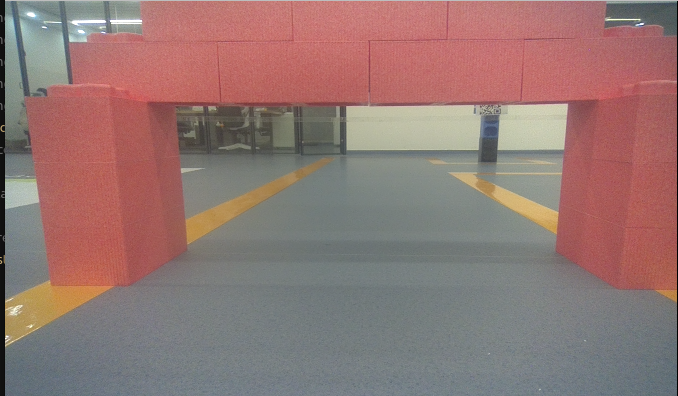
#> input picture yellow_line_ws/img3/14.png, 678 x 396 px
$ python -i analyze_color.py   (imports and definitions only)
#> lines starting #> are read from the running program, lines starting #| are printed output that depends on the picture; after the words box and inside, x2 and y2 are one past the last pixel; in counts of white or black regions, pixels touching at a corner belong together
#!/usr/bin/env python3
"""
颜色分析工具 - 分析图像中的颜色分布，特别是红色区域
用于调试红色限高杆检测的颜色范围设置
"""

import cv2
import numpy as np
import sys
import os

def analyze_image_colors(image_path):
    """分析图像颜色分布"""
#> called with image_path = 'img3/14.png'
    if not os.path.exists(image_path):
        print(f"图片不存在: {image_path}")
        return

    image = cv2.imread(image_path)
#> image is the input picture: shape (396, 678, 3); mean B, G, R 115.1, 118.5, 146.5
    if image is None:
        print(f"无法读取图片: {image_path}")
        return

    print(f"分析图片: {image_path}")
    print(f"图片尺寸: {image.shape}")
#| 图片尺寸: (396, 678, 3)

    # 转换为HSV
    hsv = cv2.cvtColor(image, cv2.COLOR_BGR2HSV)
#> hsv: shape (396, 678, 3); mean H, S, V 57, 60.6, 151.3

    # 创建显示图像
    height, width = image.shape[:2]
#> height = 396; width = 678
    display_image = np.zeros((height, width * 3, 3), dtype=np.uint8)
    display_image[:, :width] = image  # 原图
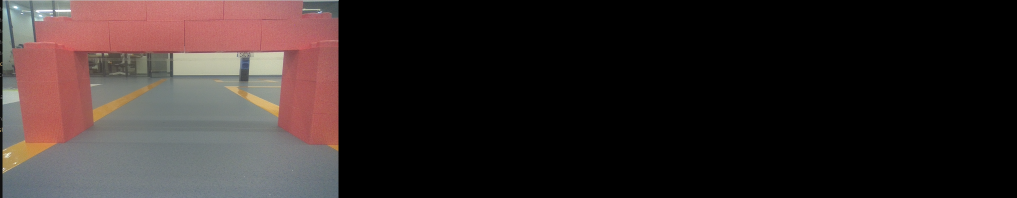
#> display_image: shape (396, 2034, 3) (shown at 1/2 size); mean B, G, R 38.4, 39.5, 48.8

    # 分析红色区域 - 用不同颜色标记不同范围
    red_ranges = [
        # 名称，下限，上限，显示颜色
        ("Red1", [0, 20, 20], [20, 255, 255], (0, 0, 255)),
        ("Red2", [140, 20, 20], [180, 255, 255], (0, 100, 255)),
        ("Orange", [5, 50, 80], [25, 255, 255], (0, 165, 255)),
        ("Dark", [160, 30, 30], [180, 255, 180], (0, 0, 128)),
        ("Wide", [0, 10, 10], [30, 255, 255], (255, 0, 255)),  # 极宽红色范围
    ]

    combined_mask = np.zeros((height, width), dtype=np.uint8)

    for i, (name, lower, upper, color) in enumerate(red_ranges):
        lower_np = np.array(lower)
        upper_np = np.array(upper)
        mask = cv2.inRange(hsv, lower_np, upper_np)

        # 计算覆盖面积
        coverage = np.sum(mask > 0) / (height * width) * 100
        print(f"{name}: HSV[{lower[0]}-{upper[0]}, {lower[1]}-{upper[1]}, {lower[2]}-{upper[2]}] 覆盖: {coverage:.2f}%")

        # 在显示图像上标记
        colored_mask = np.zeros_like(image)
        colored_mask[mask > 0] = color
        display_image[:, width:width*2] = cv2.addWeighted(display_image[:, width:width*2], 0.7, colored_mask, 0.3, 0)

        combined_mask = cv2.bitwise_or(combined_mask, mask)
#> this loop made 5 passes
#> coverage on passes 1 to 5: 37.88, 6.19, 4.02, 4.13, 41.81
#| Red1: HSV[0-20, 20-255, 20-255] 覆盖: 37.88%
#| Red2: HSV[140-180, 20-255, 20-255] 覆盖: 6.19%
#| Orange: HSV[5-25, 50-255, 80-255] 覆盖: 4.02%
#| Dark: HSV[160-180, 30-255, 30-180] 覆盖: 4.13%
#| Wide: HSV[0-30, 10-255, 10-255] 覆盖: 41.81%
#> pass 1, in analyze_image_colors, `mask = cv2.inRange(hsv, lower_np, upper_np)`:
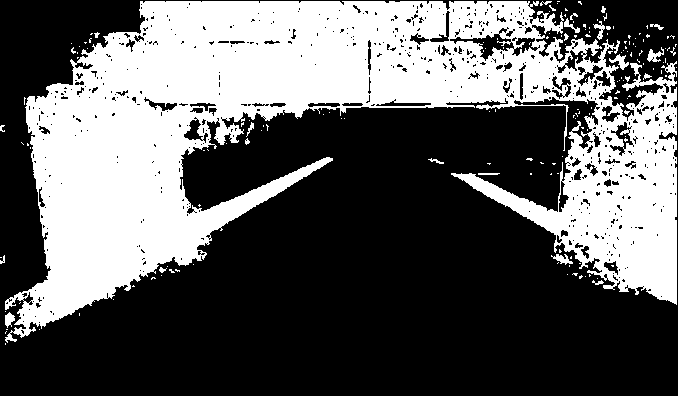
#> mask: shape (396, 678); 37.9% white; 170 white regions (148 under 20 px), largest, box (x1, y1, x2, y2) and area: (5, 1, 677, 343) 100042, (609, 54, 629, 70) 128, (647, 47, 664, 62) 122
#> pass 2, in analyze_image_colors, `mask = cv2.inRange(hsv, lower_np, upper_np)`:
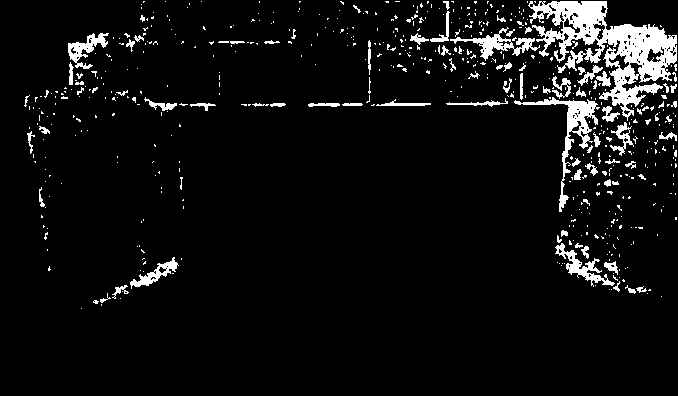
#> mask: shape (396, 678); 6.2% white; 576 white regions (491 under 20 px), largest, box (x1, y1, x2, y2) and area: (528, 1, 677, 121) 6459, (514, 97, 600, 212) 1376, (450, 27, 540, 61) 781
#> pass 3, in analyze_image_colors, `mask = cv2.inRange(hsv, lower_np, upper_np)`:
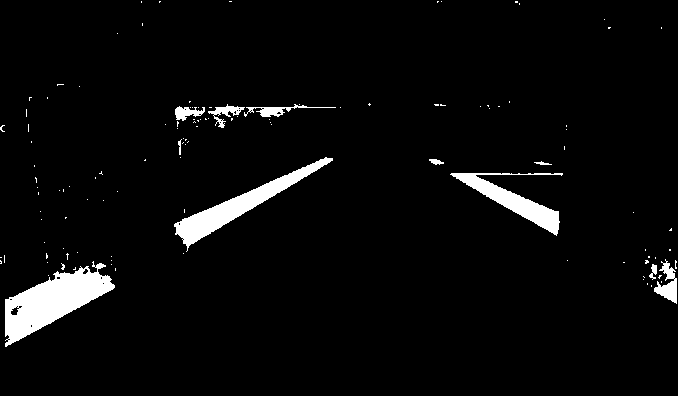
#> mask: shape (396, 678); 4% white; 120 white regions (109 under 20 px), largest, box (x1, y1, x2, y2) and area: (5, 261, 115, 347) 4119, (174, 157, 333, 252) 2795, (450, 173, 563, 236) 1974
#> after the loop: colored_mask: shape (396, 678, 3); mean H, S, V 106.6, 0, 106.6
#> after the loop:
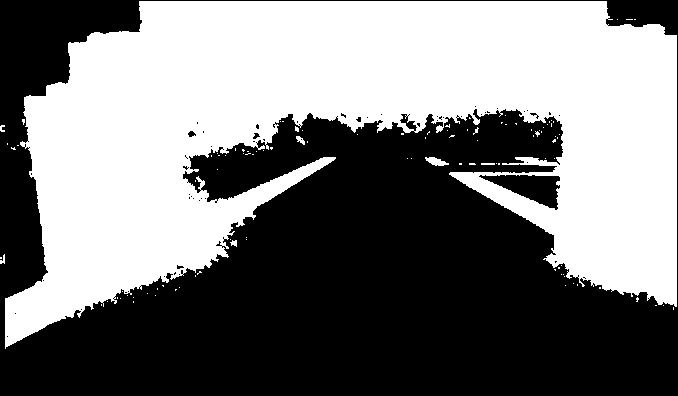
#> combined_mask: shape (396, 678); 48% white; 106 white regions (99 under 20 px), largest, box (x1, y1, x2, y2) and area: (5, 1, 677, 349) 128269, (425, 157, 449, 166) 127, (296, 136, 305, 145) 44
#> after the loop:
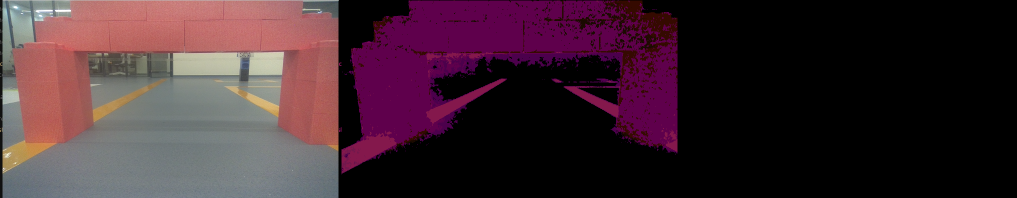
#> display_image: shape (396, 2034, 3) (shown at 1/2 size); 16% of pixels changed, all inside (x1, y1, x2, y2) = (678, 1, 1355, 349)

    # 显示组合掩码
    display_image[:, width*2:width*3, 0] = combined_mask
    display_image[:, width*2:width*3, 1] = combined_mask
    display_image[:, width*2:width*3, 2] = combined_mask

    # 分析HSV直方图
    print("\n=== HSV直方图分析 ===")
    h_hist = cv2.calcHist([hsv], [0], None, [180], [0, 180])
#> h_hist = 180 values, max 32088 at index 1, min 0 at index 61, mean 1491.6
    s_hist = cv2.calcHist([hsv], [1], None, [256], [0, 256])
#> s_hist = 256 values, max 9790 at index 18, min 0 at index 180, mean 1048.8
    v_hist = cv2.calcHist([hsv], [2], None, [256], [0, 256])
#> v_hist = 256 values, max 8925 at index 127, min 0 at index 1, mean 1048.8

    # 找到色相的主要峰值
    h_peaks = []
    for i in range(len(h_hist)):
        if h_hist[i] > height * width * 0.001:  # 超过0.1%的像素
            h_peaks.append((i, h_hist[i][0]))
#> after the loop, h_peaks = 112 pairs, first value 0 to 179, second value 273 to 32088

    h_peaks.sort(key=lambda x: x[1], reverse=True)
    print("主要色相值(前10):")
    for i, (hue, count) in enumerate(h_peaks[:10]):
        percentage = count / (height * width) * 100
        print(f"  H={hue:3d}: {percentage:5.2f}% ({int(count):6d} 像素)")
#> this loop made 10 passes
#> (hue, count, percentage) on passes 1 to 10: (1, 32088, 11.95), (0, 28220, 10.51), (2, 22335, 8.32), (90, 9724, 3.62), (179, 8930, 3.33), (3, 7816, 2.91), (93, 6511, 2.43), (98, 5788, 2.16), (100, 5053, 1.88), (103, 4577, 1.7)
#|   H=  1: 11.95% ( 32088 像素)
#|   H=  0: 10.51% ( 28220 像素)
#|   H=  2:  8.32% ( 22335 像素)
#|   H= 90:  3.62% (  9724 像素)
#|   H=179:  3.33% (  8930 像素)
#|   H=  3:  2.91% (  7816 像素)
#|   H= 93:  2.43% (  6511 像素)
#|   H= 98:  2.16% (  5788 像素)
#> (further printed lines are left out)

    # 点击分析功能
    def mouse_callback(event, x, y, flags, param):
        if event == cv2.EVENT_LBUTTONDOWN:
            if x < width:  # 点击原图
                bgr = image[y, x]
                hsv_val = hsv[y, x]
                print(f"点击位置({x}, {y}): BGR={bgr} HSV={hsv_val}")

    cv2.namedWindow('Color Analysis')
    cv2.setMouseCallback('Color Analysis', mouse_callback)

    # 添加文字说明
    cv2.putText(display_image, "Original", (10, 30), cv2.FONT_HERSHEY_SIMPLEX, 1, (255, 255, 255), 2)
    cv2.putText(display_image, "Red Detection", (width + 10, 30), cv2.FONT_HERSHEY_SIMPLEX, 1, (255, 255, 255), 2)
    cv2.putText(display_image, "Combined Mask", (width*2 + 10, 30), cv2.FONT_HERSHEY_SIMPLEX, 1, (255, 255, 255), 2)
    cv2.putText(display_image, "Click on original image to analyze pixel", (10, height - 20),
               cv2.FONT_HERSHEY_SIMPLEX, 0.7, (255, 255, 255), 2)
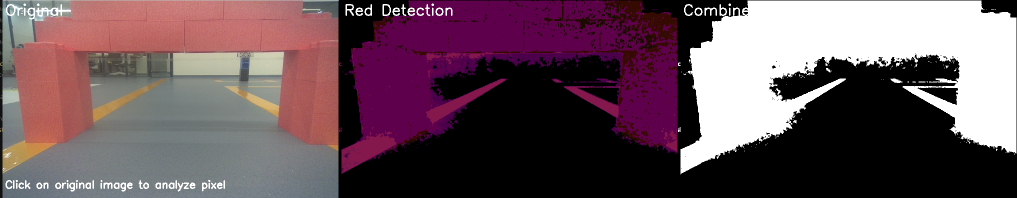
#> display_image: shape (396, 2034, 3) (shown at 1/2 size); mean B, G, R 91, 82.2, 105.4

    # 显示结果
    cv2.imshow('Color Analysis', display_image)

    # 保存分析结果
    analysis_path = image_path.replace('.png', '_color_analysis.png')
    cv2.imwrite(analysis_path, display_image)
    print(f"\n颜色分析结果已保存: {analysis_path}")

    print("\n点击原图可查看像素颜色值，按任意键退出...")
    cv2.waitKey(0)
    cv2.destroyAllWindows()

def main():
    if len(sys.argv) < 2:
        print("用法: python3 analyze_color.py <图片路径>")
        print("例如: python3 analyze_color.py img3/14.png")
        return

    image_path = sys.argv[1]
    analyze_image_colors(image_path)

# [2 lines not run here, left out]

>>> result = analyze_image_colors('img3/14.png')

$ run again, on yellow_line_ws/img3/1.png
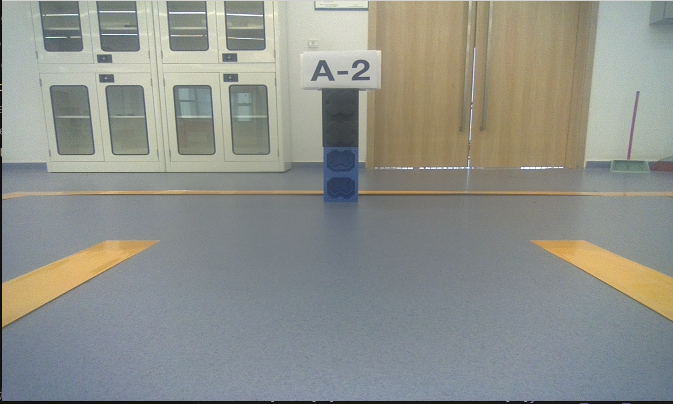
#> input picture yellow_line_ws/img3/1.png, 673 x 404 px
#> in analyze_image_colors, image is the input picture: shape (404, 673, 3); mean B, G, R 139.5, 145.6, 143
#| 图片尺寸: (404, 673, 3)
#> hsv: shape (404, 673, 3); mean H, S, V 69.3, 35.8, 152.9
#> the loop in analyze_image_colors, `for i, (name, lower, upper, color) in enumerate(red_ranges):` made 5 passes
#> coverage on passes 1 to 5: 12.41, 0.115, 16.97, 0.0596, 22.34
#> (printed output is left out)
#> pass 1, in analyze_image_colors, `mask = cv2.inRange(hsv, lower_np, upper_np)`:
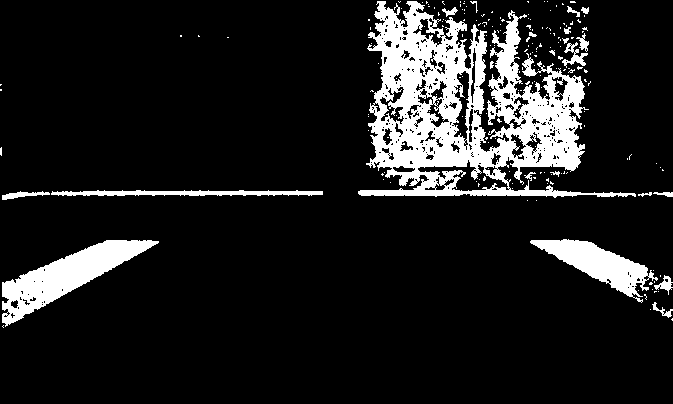
#> mask: shape (404, 673); 12.4% white; 199 white regions (178 under 20 px), largest, box (x1, y1, x2, y2) and area: (358, 1, 636, 198) 23048, (2, 240, 159, 327) 4741, (530, 239, 658, 303) 2995
#> h_hist = 180 values, max 16248 at index 20, min 0 at index 1, mean 1510.5
#> s_hist = 256 values, max 7798 at index 18, min 0 at index 162, mean 1062.1
#> v_hist = 256 values, max 6728 at index 149, min 0 at index 0, mean 1062.1
#> after the loop in analyze_image_colors, `for i in range(len(h_hist)):`: h_peaks = 94 pairs, first value 0 to 113, second value 324 to 16248
#> the loop in analyze_image_colors, `for i, (hue, count) in enumerate(h_peaks[:10]):` made 10 passes
#> (hue, count, percentage) on passes 1 to 8: (20, 16248, 5.98), (104, 15257, 5.61), (106, 12182, 4.48), (103, 11816, 4.35), (105, 11638, 4.28), (19, 11152, 4.1), (102, 10861, 3.99), (21, 10295, 3.79)
#> (printed output is left out)
#> in analyze_image_colors, `cv2.putText(display_image, "Click on original image to analyze pixel",..`:
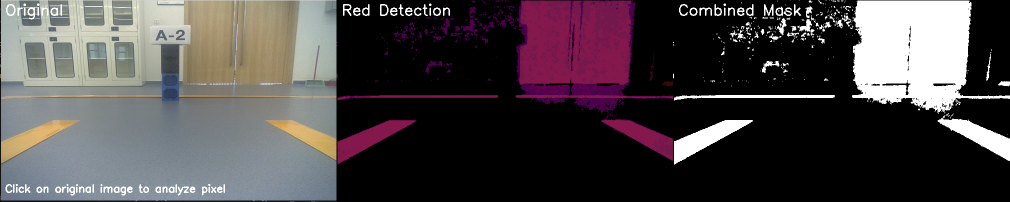
#> display_image: shape (404, 2019, 3) (shown at 1/2 size); mean B, G, R 72.8, 70.5, 76.9

$ run again, on yellow_line_ws/img3/10.png
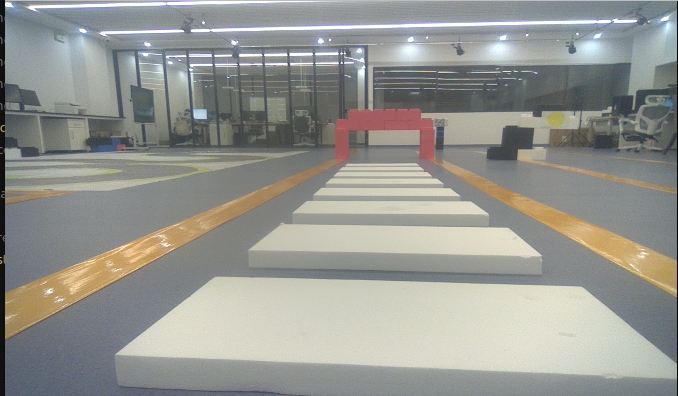
#> input picture yellow_line_ws/img3/10.png, 678 x 396 px
#> in analyze_image_colors, image is the input picture: shape (396, 678, 3); mean B, G, R 144.8, 150.3, 149.6
#| 图片尺寸: (396, 678, 3)
#> hsv: shape (396, 678, 3); mean H, S, V 63.7, 24.7, 155.4
#> the loop in analyze_image_colors, `for i, (name, lower, upper, color) in enumerate(red_ranges):` made 5 passes
#> coverage on passes 1 to 5: 7.15, 0.835, 5.99, 0.791, 27.19
#> (printed output is left out)
#> pass 1, in analyze_image_colors, `mask = cv2.inRange(hsv, lower_np, upper_np)`:
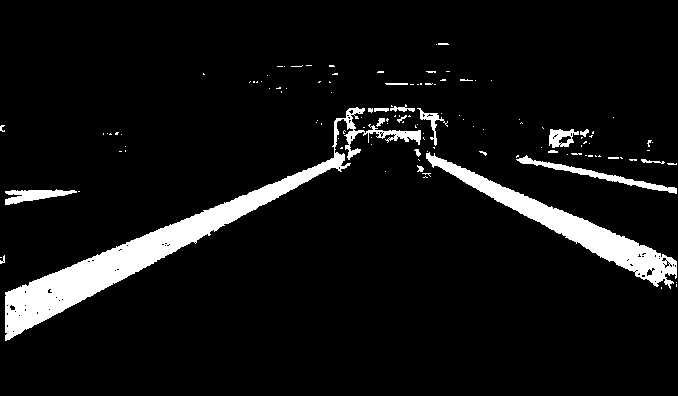
#> mask: shape (396, 678); 7.2% white; 123 white regions (102 under 20 px), largest, box (x1, y1, x2, y2) and area: (5, 107, 421, 341) 10686, (426, 152, 677, 289) 5478, (516, 155, 677, 194) 896
#> h_hist = 180 values, max 16085 at index 30, min 0 at index 59, mean 1491.6
#> s_hist = 256 values, max 11740 at index 20, min 0 at index 151, mean 1048.8
#> v_hist = 256 values, max 4245 at index 138, min 0 at index 1, mean 1048.8
#> after the loop in analyze_image_colors, `for i in range(len(h_hist)):`: h_peaks = 94 pairs, first value 0 to 179, second value 352 to 16085
#> the loop in analyze_image_colors, `for i, (hue, count) in enumerate(h_peaks[:10]):` made 10 passes
#> (hue, count, percentage) on passes 1 to 8: (30, 16085, 5.99), (90, 12125, 4.52), (28, 10799, 4.02), (26, 10138, 3.78), (105, 7243, 2.7), (100, 7035, 2.62), (60, 6884, 2.56), (0, 6693, 2.49)
#> (printed output is left out)
#> in analyze_image_colors, `cv2.putText(display_image, "Click on original image to analyze pixel",..`:
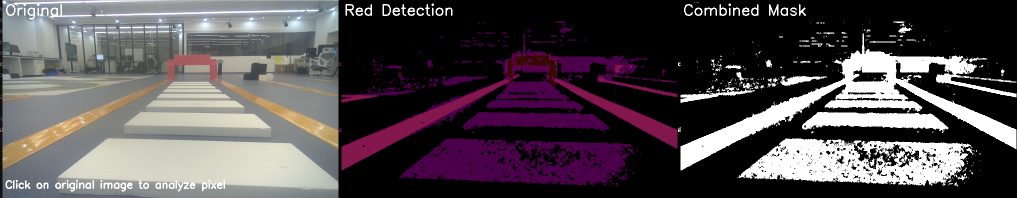
#> display_image: shape (396, 2034, 3) (shown at 1/2 size); mean B, G, R 80.5, 76, 83.5

$ run again, on yellow_line_ws/img3/11.png
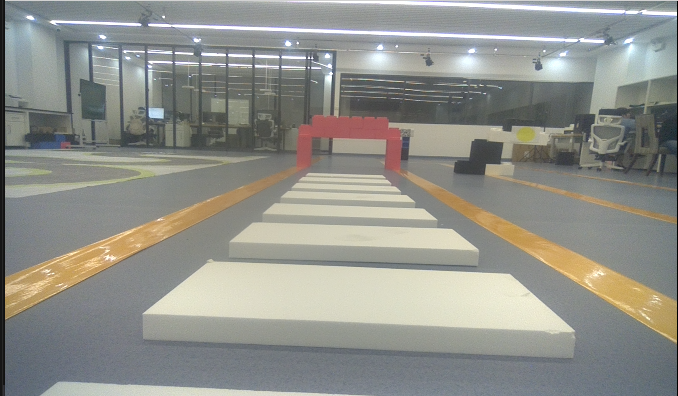
#> input picture yellow_line_ws/img3/11.png, 678 x 396 px
#> in analyze_image_colors, image is the input picture: shape (396, 678, 3); mean B, G, R 138.9, 145.3, 144.6
#| 图片尺寸: (396, 678, 3)
#> hsv: shape (396, 678, 3); mean H, S, V 62.5, 26.2, 150.5
#> the loop in analyze_image_colors, `for i, (name, lower, upper, color) in enumerate(red_ranges):` made 5 passes
#> coverage on passes 1 to 5: 7.35, 0.26, 6.24, 0.233, 26.16
#> (printed output is left out)
#> h_hist = 180 values, max 11004 at index 30, min 0 at index 59, mean 1491.6
#> s_hist = 256 values, max 10369 at index 13, min 0 at index 157, mean 1048.8
#> v_hist = 256 values, max 5208 at index 136, min 0 at index 1, mean 1048.8
#> after the loop in analyze_image_colors, `for i in range(len(h_hist)):`: h_peaks = 96 pairs, first value 0 to 179, second value 276 to 11004
#> the loop in analyze_image_colors, `for i, (hue, count) in enumerate(h_peaks[:10]):` made 10 passes
#> (hue, count, percentage) on passes 1 to 8: (30, 11004, 4.1), (26, 10042, 3.74), (90, 9809, 3.65), (105, 8430, 3.14), (0, 7857, 2.93), (60, 7151, 2.66), (29, 6940, 2.58), (28, 5935, 2.21)
#> (printed output is left out)
#> in analyze_image_colors, `cv2.putText(display_image, "Click on original image to analyze pixel",..`:
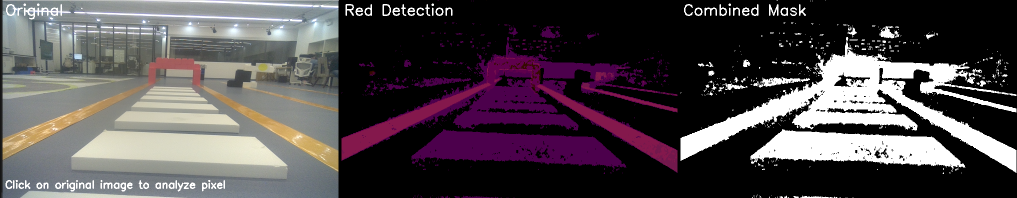
#> display_image: shape (396, 2034, 3) (shown at 1/2 size); mean B, G, R 77, 73.1, 80.2
